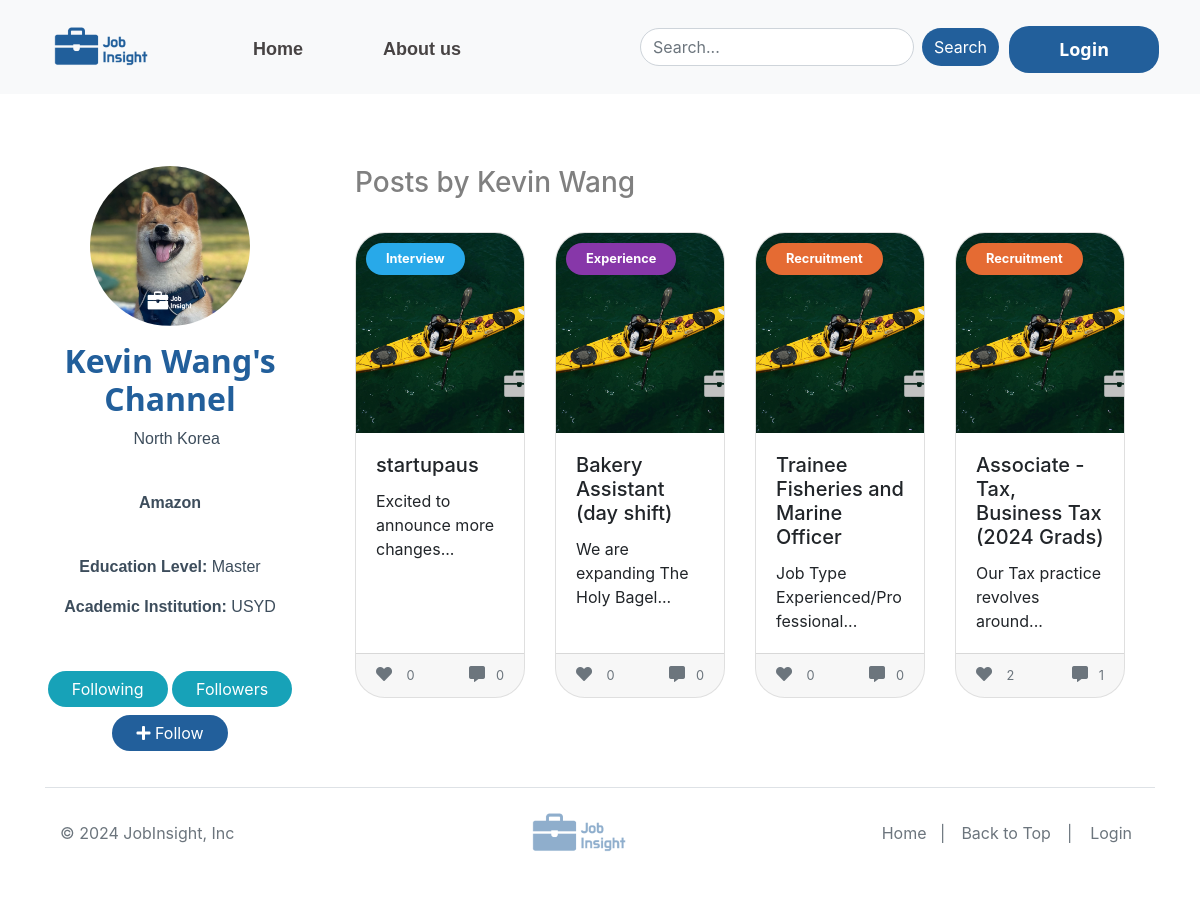
The page /channel/1 on the database its author committed.
### app/models.py (models this page shows, shortened)
class UserDetails(db.Model):
    __tablename__ = 'user_details'
    id = db.Column(db.Integer, db.ForeignKey('user.id'), primary_key=True)
    name = db.Column(db.String(80))
    address = db.Column(db.Text)
    img = db.Column(db.String(200))
    company = db.Column(db.String(100))
    city = db.Column(db.String(100))
    country = db.Column(db.String(100))
    phone = db.Column(db.Integer)
    job_title = db.Column(db.String(100))
    job_description = db.Column(db.Text)
    education_level = db.Column(db.String(100))
    academic_institution = db.Column(db.String(100))
    user = db.relationship('User', back_populates='details')

class Post(db.Model):
    __tablename__ = 'post'
    id = db.Column(db.Integer, primary_key=True)
    title = db.Column(db.String(100), nullable=False)
    description = db.Column(db.String(200))
    img = db.Column(db.String(200))
    author_id = db.Column(db.Integer, db.ForeignKey('user.id'))  #Foreign key association for the author, used to output the author's name in connection with the user database.
    created_at = db.Column(db.DateTime, default=datetime.utcnow)
    category_id = db.Column(db.Integer, db.ForeignKey('category.id')) #Foreign key association of the category, used to output the name of the category by connecting to the category database
    likes = db.Column(db.Integer, default=0) #The default number of likes per post is 0.
    author = db.relationship('User', backref=db.backref('posts', lazy=True))
    comments = db.relationship('Comment', back_populates='post', lazy='dynamic')
    liked_by_users = db.relationship('User', secondary=user_likes, backref=db.backref('liked_posts', lazy='dynamic'))
    category = db.relationship('Category', backref=db.backref('posts', lazy=True))

class Category(db.Model): #Stores the category name, which is used to output the category. Because there is no way to enter data into this database, it needs to be manually entered into the database as 1 Interview, 2 Recruitment, 3 Seeking, and 4 Experience.
    __tablename__ = 'category'
    id = db.Column(db.Integer, primary_key=True)
    name = db.Column(db.String(80), unique=True, nullable=False)

### app/routes.py (the view)
@main.route('/channel/<int:user_id>', methods=['GET', 'POST'])
def channel(user_id):
    user = User.query.get_or_404(user_id)
    is_own_channel = (current_user.is_authenticated and current_user.id == user_id)
    user_profile = UserDetails.query.filter_by(id=current_user.id).first() if current_user.is_authenticated else None
    other_user_profile = UserDetails.query.filter_by(id=user_id).first()
    posts = Post.query.filter_by(author_id=user_id).order_by(Post.created_at.desc()).all()  # fetch posts
    return render_template('channel.html', user=user, is_own_channel=is_own_channel, user_profile=user_profile, other_user_profile=other_user_profile, posts=posts, title='Channel')

### app/templates/channel.html
{% extends "base.html" %}
{% block content %}
<div class="container-fluid userchannel">
  <div class="row">
    <div class="col-md-3 col-sm-12 text-center" style="margin-left: 20px;margin-right: 20px;">
      {% if is_own_channel %}
        <img src="{{ url_for('static', filename='user_icon/uploads/' + user_profile.img if user_profile.img else 'user_icon/default_user_icon.jpg') }}" alt="User Icon" class="profile-img rounded-circle mb-3" width="160" height="160">
      {% else %}
        <img src="{{ url_for('static', filename='user_icon/uploads/' + other_user_profile.img if other_user_profile.img else 'user_icon/default_user_icon.jpg') }}" alt="User Icon" class="profile-img rounded-circle mb-3" width="160" height="160">
      {% endif %}
      <h2 class="fw-light channeltitle">{{ other_user_profile.name }}'s Channel</h2>
          <div class="channeltext">
            <p>
              {% if other_user_profile.city or other_user_profile.country %}
                  {{ other_user_profile.city }} &nbsp; &nbsp;{{ other_user_profile.country }}
              {% else %}
                  No Location Information
              {% endif %}
          </p>
          <br>
          <p>
              {% if other_user_profile.job_title and other_user_profile.company %}
                  {{ other_user_profile.job_title }} in <strong>{{ other_user_profile.company }}</strong>
              {% elif other_user_profile.job_title %}
                  {{ other_user_profile.job_title }}
              {% elif other_user_profile.company %}
                  <strong>{{ other_user_profile.company }}</strong>
              {% else %}
                  No Career Information
              {% endif %}
          </p>
          <br>
          <p>
              <strong>Education Level:</strong>
              {{ other_user_profile.education_level if other_user_profile.education_level else 'No Info' }}
          </p>
          <p>
              <strong>Academic Institution:</strong>
              {{ other_user_profile.academic_institution if other_user_profile.academic_institution else 'No Info' }}
          </p>
          <br>
          </div>
      <div class="my-2">
        <a href="{{ url_for('main.following', user_id=user.id) }}" class="btn btn-info rounded-pill px-4 my-1">Following</a>
        <a href="{{ url_for('main.followers', user_id=user.id) }}" class="btn btn-info rounded-pill px-4 my-1">Followers</a>
        {% if current_user.is_authenticated %}
        {% if current_user == user %}
            <a href="{{ url_for('main.set_profile') }}" class="btn btn-primary rounded-pill px-4 my-1"> <i class='fas fa-edit' style='font-size:16px'></i>Edit</a>
        {% else %}
            {% if current_user.is_following(user) %}
                <a href="{{ url_for('main.unfollow', user_id=user.id) }}" class="btn btn-danger rounded-pill px-4 my-1"><i class='fas fa-user-minus' style='font-size:16px'></i> Unfollow</a>
            {% else %}
                <a href="{{ url_for('main.follow', user_id=user.id) }}" class="btn btn-primary rounded-pill px-4 my-1"><i class='fas fa-user-plus' style='font-size:16px'></i> Follow</a>
            {% endif %}
        {% endif %}
        {% else %}
          <a href="{{ url_for('main.login') }}" class=" btn btn-primary  rounded-pill px-4 my-1"><i class='fas fa-plus' style='font-size:16px'></i> Follow</a>
        {% endif %}
      </div>
    </div>
    <div class="col-md-8 col-sm-12">
      <h3 style="color: gray;">Posts by {{ other_user_profile.name }}</h3>
      <br>
      <div class="row row-cols-1 row-cols-sm-2 row-cols-lg-4 g-4">
        {% for post in posts %}
        <div class="col">
            <a href="{{ url_for('main.show_post', post_id=post.id) }}" class="post-card-link">
                <div class="card h-100 post-card">
                    {% if post.img %}
                    {% if post.category %}
                    {% set category_class = 'badge rounded-pill category-' + post.category.name %}
                    <div class="{{ category_class }}" style="position: absolute; top: 10px; left: 10px; z-index: 10;">
                        {{ post.category.name }}
                    </div>
                    {% else %}
                    <div class="badge rounded-pill category-none" style="position: absolute; top: 10px; left: 10px; z-index: 10;">
                        No Category
                    </div>
                    {% endif %}
                    <img src="{{ url_for('static', filename='post_image/' + post.img) }}" class="card-img-top" alt="{{ post.title }}" style="height: 200px; object-fit: cover;">
                    {% else %}
                    <img src="{{ url_for('static', filename='post_image/default.jpg') }}" class="card-img-top" alt="Default Image" style="height: 200px; object-fit: cover;">
                    {% endif %}
                    <div class="card-body">
                        <h5 class="card-title">{{ post.title }}</h5>
                        <p class="card-text">{{ post.description | truncate(40) }}</p>
                    </div>
                    <div class="card-footer d-flex justify-content-between">
                        <small class="text-muted"><i class='fas fa-heart' style='font-size:16px'></i> &nbsp;&nbsp; {{ post.likes }}</small>
                        <small class="text-muted"><i class='fas fa-comment-alt' style='font-size:16px'></i> &nbsp;&nbsp;{{ post.comments.count() }}</small>
                    </div>
                </div>
            </a>
        </div>
        {% endfor %}
      </div>
    </div>
  </div>
</div>
{% endblock %}

### app/static/styles.css (style rules this page uses)
.badge { color: white; padding: 10px 20px !important; font-size: 0.8em !important; font-weight: bold !important; }
.post-card { border-radius: 30px !important; transition: all 0.2s ease; overflow: hidden; }
.post-card-link { text-decoration: none; transition: all 0.15s ease; }
.userchannel .profile-img { object-fit: cover; transition: all 0.3s ease; }
.userchannel .channeltitle { font-family: 'Segoe UI', Tahoma, Verdana, sans-serif; color:rgb(34, 95, 155) ; font-weight: bold !important; }
.userchannel .channeltext { color:rgb(61, 77, 92) ; font-family: 'Gill Sans', 'Gill Sans MT', Calibri, 'Trebuchet MS', sans-serif; }
.userchannel .btn { border: none; transition: all 0.3s ease; }
.userchannel .btn-primary { background-color:rgb(34, 95, 155) !important ; }
.category-Interview { background-color: rgb(40, 169, 233); }
.category-Recruitment { background-color: rgb(229, 107, 51) }
.category-Experience { background-color: rgb(135, 55, 169); }

### rows shown on the page
UserDetails: name "Kevin Wang", country "North Korea", company "Amazon", education_level "Master", academic_institution "USYD"
Post: category.name "Interview", img (placeholder picture), title "startupaus", description "Excited to announce more changes...", likes "0", comments.count "0"
Post: category.name "Experience", img (placeholder picture), title "Bakery Assistant (day shift)", description "We are expanding The Holy Bagel...", likes "0", comments.count "0"
Post: category.name "Recruitment", img (placeholder picture), title "Trainee Fisheries and Marine Officer", description "Job Type Experienced/Professional...", likes "0", comments.count "0"
Post: category.name "Recruitment", img (placeholder picture), title "Associate - Tax, Business Tax (2024 Grads)", description "Our Tax practice revolves around...", likes "2", comments.count "1"
